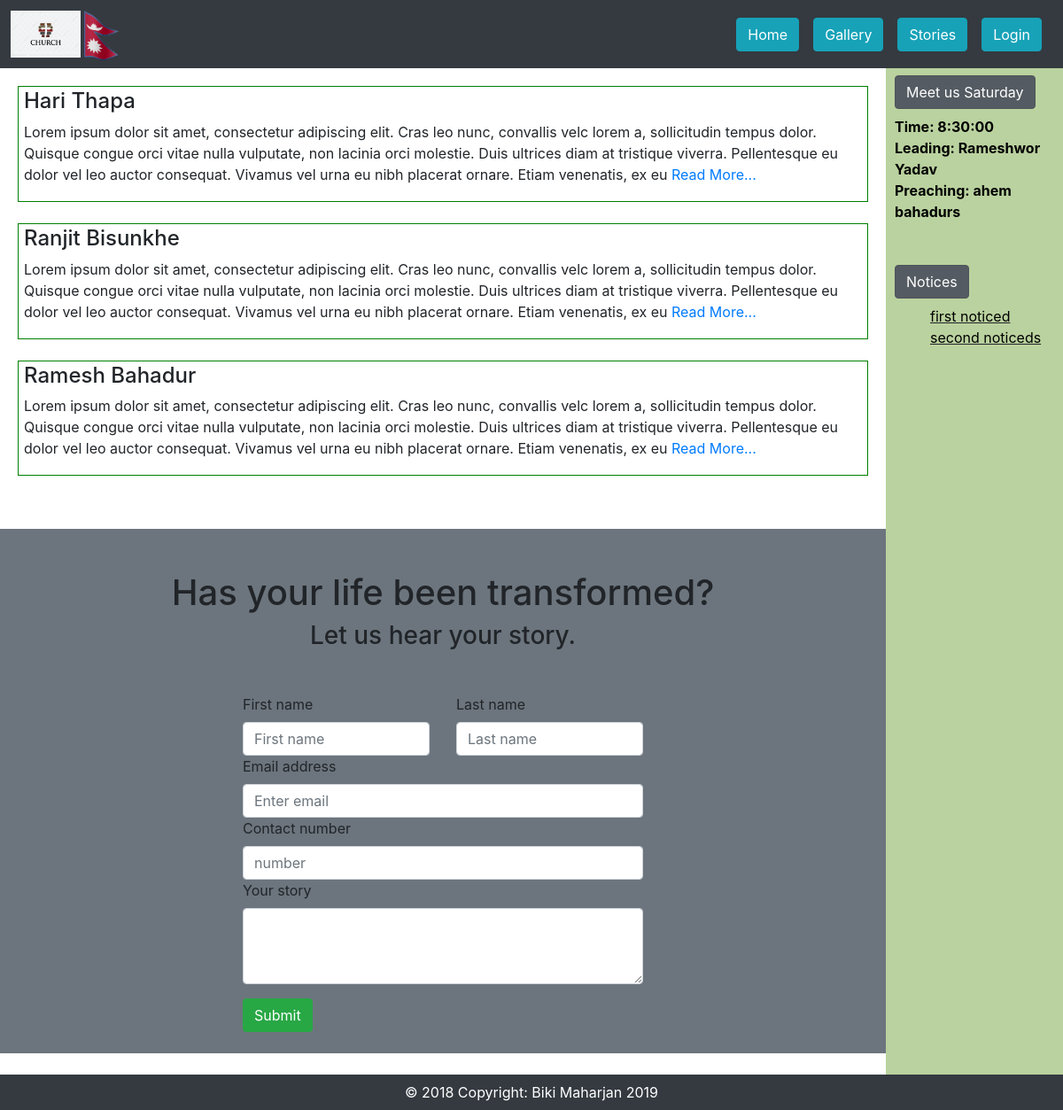
The app's page /index.php?page=stories with its own data.
### tables this page shows
CREATE TABLE `story` (
  `id` int(11) NOT NULL,
  `firstname` varchar(20) NOT NULL,
  `lastname` varchar(20) NOT NULL,
  `email` varchar(30) NOT NULL,
  `number` varchar(15) NOT NULL,
  `story` varchar(2000) NOT NULL
);

CREATE TABLE `saturdayturn` (
  `id` int(100) NOT NULL,
  `time` varchar(15) NOT NULL DEFAULT '8:30',
  `lead` varchar(40) NOT NULL,
  `preach` varchar(40) NOT NULL
);

CREATE TABLE `notice` (
  `id` int(100) NOT NULL,
  `title` varchar(255) NOT NULL,
  `content` varchar(1000) NOT NULL
);

### pages/storylist.php (the view)
<?php
function readMore($content,$link, $limit) {
$content = substr($content,0,$limit);
$content = substr($content,0,strrpos($content,' '));
$content = $content." <a href='$link'>Read More...</a>";
return $content;
}
?>
<?php
	 include "php/db.php";
	$query="SELECT * FROM story ";
	$select_query=mysqli_query($conn,$query) or die(mysqli_errno($conn));
	while($row=mysqli_fetch_assoc($select_query))
	{
		echo "<div style='border: 1px solid green ; padding:2px 6px;'>";
			$firstname=$row['firstname'];
			$lastname=$row['lastname'];
			echo"<h4>";
			echo $firstname." ".$lastname;
			echo"</h4>";
			echo"<p>";
			$content =$row['story'];
			$id = $row['id'] ;
			$link = "index.php?page=stories&id=".$id;
			$limit = 350;
			if(strlen($content)>$limit)
			{
				echo readMore($content,$link,$limit);
			}
			else
			{
				echo $content;
			}
		echo "</p>";
		echo "</div><br>";
	}
	?>

### pages/sidebar.php
<?php
	require("php/db.php");
	$query="SELECT * FROM saturdayturn where id='1'";
	$select_query=mysqli_query($conn,$query);
	$row=mysqli_fetch_assoc($select_query);
?>
<div class="row-fluid"  style="padding-left: 10px">
	<div>
				<h4  class="btn btn-secondary active mt-2">Meet us Saturday</h4><br>
			<b><font color="black" >
				Time: <?php echo $row['time'] ?><br>
				Leading: <?php echo $row['lead'] ?><br>
				Preaching: <?php echo $row['preach'] ?><br>
			</font></b><br><br>
	</div>
	<div>
		<h4 class="btn btn-secondary active">Notices</h4>
        <ul style="list-style: none;">
			<?php include "noticelist.php"; ?>
        </ul>
	</div>
 </div>

### pages/noticelist.php
<?php
 include "php/db.php";
$query="SELECT * FROM notice";
$select_query=mysqli_query($conn,$query);
while($row=mysqli_fetch_assoc($select_query))
{
	$title=$row['title'];
	echo "<li><u><a style='color:black;' href='index.php?page=notice&id=" . $row['id'] . "'>".$title."</a></u></li>";
}
?>

### records on screen
story: firstname "Hari", lastname "Thapa", story "Lorem ipsum dolor sit amet, consectetur adipiscing elit. Cras leo nunc, convallis velc lorem a, sollicitudin tempus dolor. Quisque congue orci vitae nulla vulputate, non lacinia orci molestie. Duis ultrices diam at tristique viverra. Pellentesque eu dolor vel leo auctor consequat. Vivamus vel urna eu nibh placerat ornare. Etiam venenatis, ex eu"
story: firstname "Ranjit", lastname "Bisunkhe", story "Lorem ipsum dolor sit amet, consectetur adipiscing elit. Cras leo nunc, convallis velc lorem a, sollicitudin tempus dolor. Quisque congue orci vitae nulla vulputate, non lacinia orci molestie. Duis ultrices diam at tristique viverra. Pellentesque eu dolor vel leo auctor consequat. Vivamus vel urna eu nibh placerat ornare. Etiam venenatis, ex eu"
story: firstname "Ramesh", lastname "Bahadur", story "Lorem ipsum dolor sit amet, consectetur adipiscing elit. Cras leo nunc, convallis velc lorem a, sollicitudin tempus dolor. Quisque congue orci vitae nulla vulputate, non lacinia orci molestie. Duis ultrices diam at tristique viverra. Pellentesque eu dolor vel leo auctor consequat. Vivamus vel urna eu nibh placerat ornare. Etiam venenatis, ex eu"
saturdayturn: time "8:30:00", lead "Rameshwor Yadav", preach "ahem bahadurs"
notice: title "first noticed"
notice: title "second noticeds"
